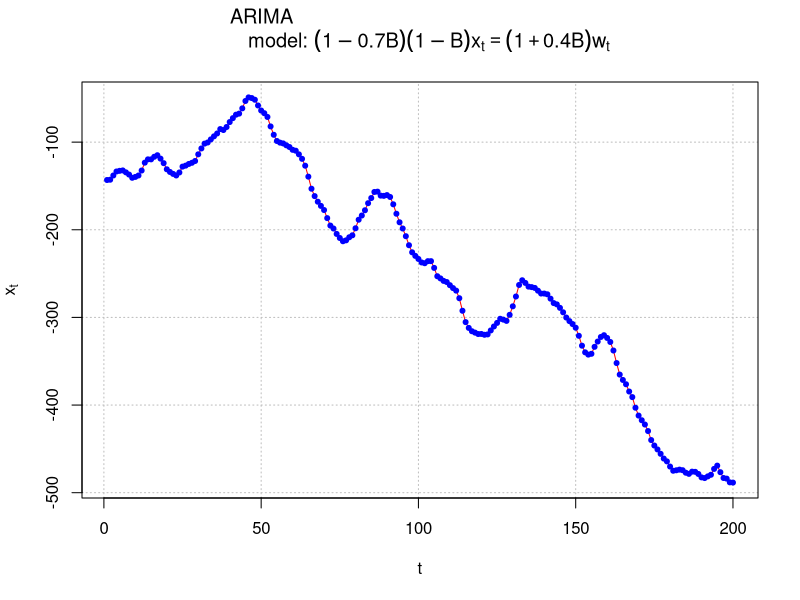
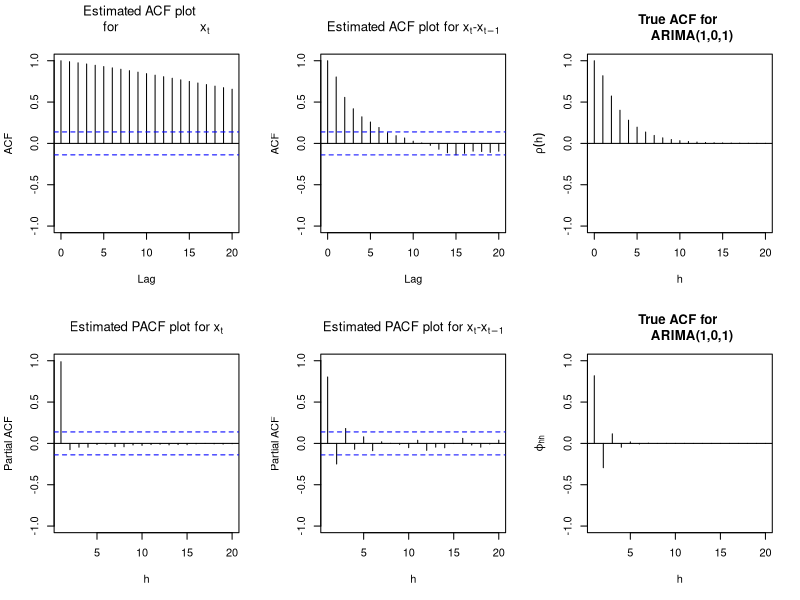
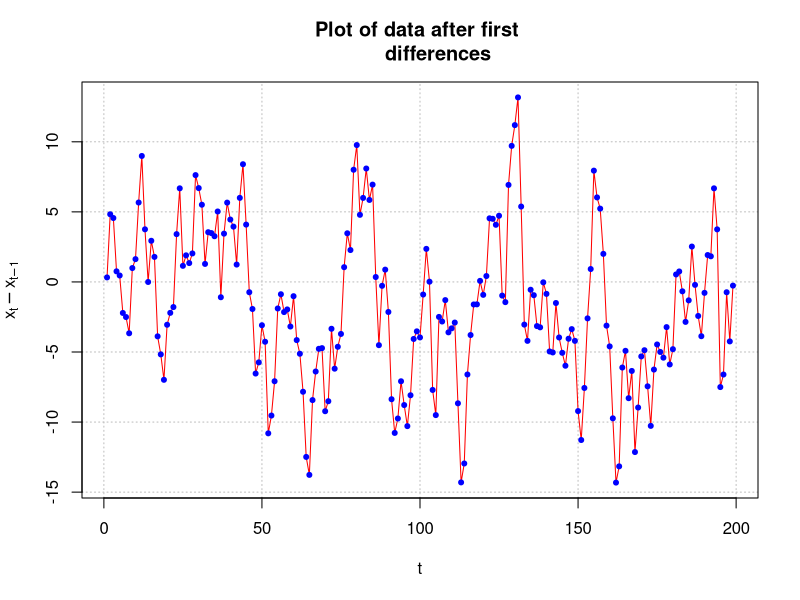

These charts were generated, in order, by the following R code:
## ---- chunk 1
#Data could be simulated using the following code - notice the use of the order option.  

set.seed(6632)

x <- arima.sim(model = list(order=c(1,1,1), ar=0.7, ma=0.4), n=200, rand.gen=rnorm, sd=3)
## ---- chunk 2
arima111 <- read.csv(file = "arima111.csv")
head(arima111)
tail(arima111)
## ---- chunk 3
x <- arima111$x
## ---- chunk 4
#Plot of the data
# dev.new(width = 8, height = 6, pointsize = 10)  
par(mfrow = c(1,1))

plot(x = x, ylab = expression(x[t]), xlab = "t", type = 
   "l", col = "red", main = expression(paste("ARIMA 
   model: ", (1 - 0.7*B)*(1-B)*x[t] == (1 + 0.4*B)*w[t])), 
   panel.first = grid(col = "gray", lty = "dotted"))

points(x = x, pch = 20, col = "blue")

## ---- chunk 5
#ACF and PACF of x_t
#dev.new(width = 8, height = 6, pointsize = 10)
par(mfcol = c(2,3))

acf(x = x, type = "correlation", lag.max = 20, ylim = 
     c(-1,1), main = expression(paste("Estimated ACF plot 
     for ", x[t])))

pacf(x = x, lag.max = 20, ylim = c(-1,1), xlab = "h", 
     main = expression(paste("Estimated PACF plot for ", 
      x[t])))
 
#ACF and PACF of first differences
acf(x = diff(x = x, lag = 1, differences = 1), type = 
      "correlation", lag.max = 20, ylim = c(-1,1), main = 
      expression(paste("Estimated ACF plot for ", x[t],"-",x[t-1])))

pacf(x = diff(x = x, lag = 1, differences = 1), lag.max 
      = 20, ylim = c(-1,1), xlab = "h", main = 
      expression(paste("Estimated PACF plot for ", x[t],"-",x[t-1])))
 
#True ACF and PACF for ARIMA(1,0,1) (without differences)

plot(y = ARMAacf(ar = 0.7, ma = 0.4, lag.max = 20), x = 
      0:20, type = "h", ylim = c(-1,1), xlab = "h", ylab = 
      expression(rho(h)), main = "True ACF for 
      ARIMA(1,0,1)")

abline(h = 0)

plot(x = ARMAacf(ar = 0.7, ma = 0.4, lag.max = 20, pacf 
      = TRUE), type = "h", ylim = c(-1,1), xlab = "h", ylab 
      = expression(phi1[hh]), main = "True ACF for 
      ARIMA(1,0,1)")
abline(h = 0)

## ---- chunk 6
#Plot of the first differences
#dev.new(width = 8, height = 6, pointsize = 10)  
par(mfrow = c(1,1))

plot(x = diff(x = x, lag = 1, differences = 1), ylab = 
     expression(x[t] - x[t-1]), xlab = "t", type = "l", col 
      = "red", main =  "Plot of data after first 
      differences", panel.first = grid(col = "gray", lty = 
     "dotted"))
points(x = diff(x = x, lag = 1, differences = 1), pch = 
     20, col = "blue")

## ---- chunk 7
# Fit model

mod.fit <- arima(x=x, order=c(1,1,1))
mod.fit
## ---- chunk 8
#Covariance matrix
  mod.fit$var.coef
## ---- chunk 9
 #Test statistic for Ho: phi1 = 0 vs. Ha: phi1 ≠ 0
  z <- mod.fit$coef[1]/sqrt(mod.fit$var.coef[1,1])
  z
  2*(1-pnorm(q = z, mean = 0, sd = 1))

  #Test statistic for Ho: theta1 = 0 vs. Ha: theta1 <> 0
  z <- mod.fit$coef[2]/sqrt(mod.fit$var.coef[2,2])
  z
  2*(1-pnorm(q = abs(z), mean = 0, sd = 1))

  # confidence interval
  confint(object = mod.fit, level = 0.95)
## ---- chunk 10
#Shows how to use the xreg option
# dev.new(width = 8, height = 6, pointsize = 10)
arima(x = x, order = c(1, 1, 1), xreg = rep(x = 1, times = length(x)))
